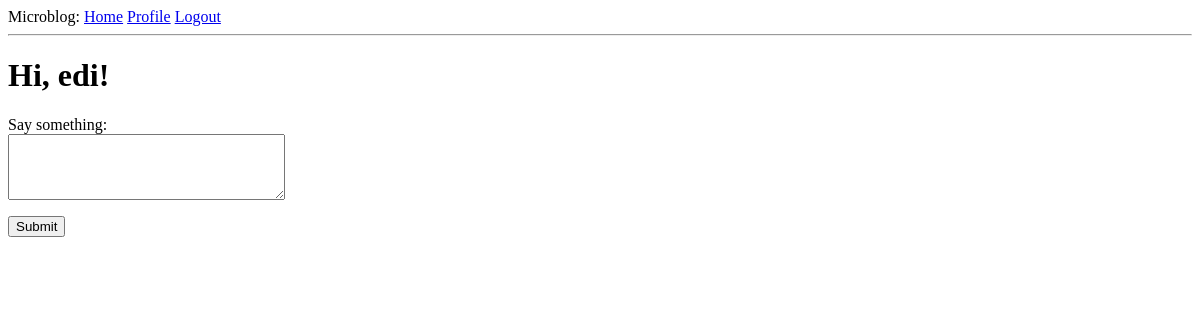
Before: /index (signed in) with the older database file.
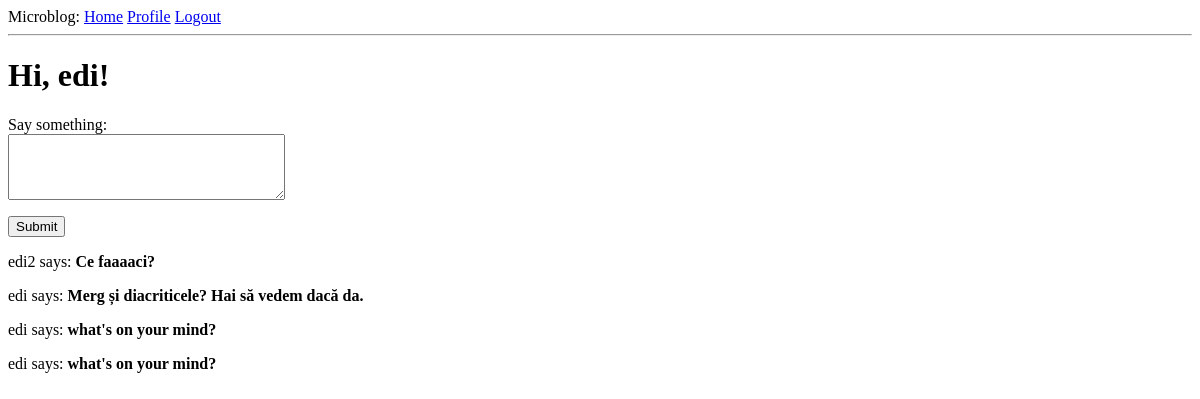
After: the same page with the newer database file.
### app/models.py (models this page shows, shortened)
class Post(db.Model):
    id = db.Column(db.Integer, primary_key=True)
    body = db.Column(db.String(140))
    timestamp = db.Column(db.DateTime, index=True, default=datetime.utcnow)
    user_id = db.Column(db.Integer, db.ForeignKey("user.id"))

class User(UserMixin, db.Model):
    id = db.Column(db.Integer, primary_key=True)
    username = db.Column(db.String(64), index=True, unique=True)
    email = db.Column(db.String(120), index=True, unique=True)
    password_hash = db.Column(db.String(128))
    """
    user.posts will retrieve all the Posts made by this User
    post.author will retrieve the User that made the Post
    """
    posts = db.relationship("Post", backref="author", lazy="dynamic")
    about_me = db.Column(db.String(140))
    last_seen = db.Column(db.DateTime, default = datetime.utcnow)
    """
    Define many-to-many relationship between User instances.
    user1 = user2 has the meaning of: user1 is following user2
        * secondary = sets association table defined above
        * primaryjoin = links follower with association table
        * secondaryjoin = links followed with association table
    """
    followed = db.relationship(
        "User", secondary = followers,
        primaryjoin=(followers.c.follower_id == id),
        secondaryjoin=(followers.c.followed_id == id),
        backref=db.backref("followers", lazy = "dynamic"), lazy = "dynamic")
    def followed_posts(self):
        posts_followed = Post.query.join(followers, (followers.c.followed_id == Post.user_id))\
                                   .filter(followers.c.follower_id == self.id)
        posts_owned = Post.query.filter_by(user_id = self.id)
        return posts_followed.union(posts_owned).order_by(Post.timestamp.desc())

### app/routes.py (the view)
@app.route("/", methods = ["GET", "POST"])
@app.route("/index", methods = ["GET", "POST"])
@login_required
def index():
    form = PostForm()
    if form.validate_on_submit():
        post = Post(body = form.post.data, author = current_user)
        db.session.add(post)
        db.session.commit()
        flash("Your post has been saved")
        return redirect(url_for("index"))
    posts = current_user.followed_posts().all()
    return render_template("index.html", title = "Test", posts = posts, form = form)

### app/forms.py
class PostForm(FlaskForm):
    post = TextAreaField("Say something:", validators = [DataRequired(), Length(min = 1, max = 140)])
    submit = SubmitField('Submit')

### app/models.py (called while the page is built)
@login.user_loader
def load_user(id):
    return User.query.get(int(id))

### app/routes.py (called while the page is built)
@app.before_request
def before_request():
    if current_user.is_authenticated:
        current_user.last_seen = datetime.utcnow()
        db.session.commit()

### app/templates/index.html (shortened to what this page needs)
{% extends "base.html" %}
{% block content %}
    <h1>Hi, {{ current_user.username }}!</h1>
    <form action="" method="post">
        <p>
            {{ form.post.label }}<br>
            {{ form.post(cols=32, rows=4) }}<br>
        </p>
        <p>{{ form.submit() }}</p>
    </form>
    {% for post in posts %}
        <div><p>{{ post.author.username }} says: <b>{{ post.body }}</b></p></div>
    {% endfor %}
{% endblock %}

Changed rows visible on the page:
added Post: author.username "edi2", body "Ce faaaaci?"
added Post: author.username "edi", body "Merg și diacriticele? Hai să vedem dacă da."
added Post: author.username "edi", body "what's on your mind?"
added Post: author.username "edi", body "what's on your mind?"
